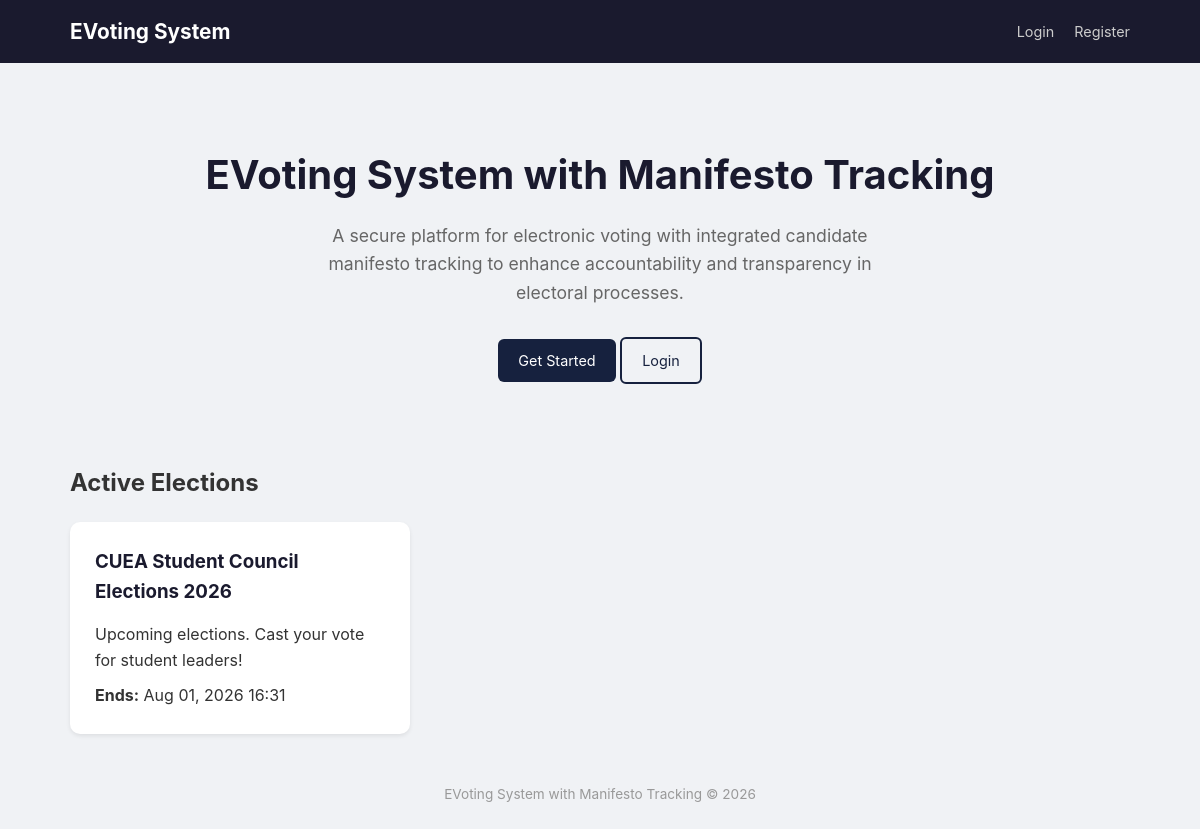
The page / on the database its author committed.
### core/models.py (models this page shows, shortened)
class Election(models.Model):
    title = models.CharField(max_length=200)
    description = models.TextField(blank=True)
    start_date = models.DateTimeField()
    end_date = models.DateTimeField()
    is_active = models.BooleanField(default=False)
    created_at = models.DateTimeField(auto_now_add=True)
    class Meta:
        ordering = ['-created_at']

### core/views.py (the view)
# urls.py: path('', views.home, name='home'),                           # Landing page
def home(request):
    active_elections = Election.objects.filter(is_active=True, end_date__gte=timezone.now())
    return render(request, 'core/home.html', {'elections': active_elections})

### core/templates/core/home.html (shortened to what this page needs)
{% extends "core/base.html" %}
{% block content %}
<div class="hero">
    <h1>EVoting System with Manifesto Tracking</h1>
    <p>A secure platform for electronic voting with integrated candidate manifesto tracking to enhance accountability and transparency in electoral processes.</p>
    {% if user.is_authenticated %}
        <a href="{% url 'dashboard' %}" class="btn">Go to Dashboard</a>
        <a href="{% url 'results' %}" class="btn btn-outline">View Results</a>
    {% else %}
        <a href="{% url 'register' %}" class="btn">Get Started</a>
        <a href="{% url 'login' %}" class="btn btn-outline">Login</a>
    {% endif %}
</div>
{% if elections %}
    <h2 class="mb-20">Active Elections</h2>
    <div class="grid">
        {% for election in elections %}
            <div class="card">
                <h3>{{ election.title }}</h3>
                <p>{{ election.description|truncatewords:30 }}</p>
                <p class="mt-10"><strong>Ends:</strong> {{ election.end_date|date:"M d, Y H:i" }}</p>
            </div>
        {% endfor %}
    </div>
{% else %}
    <div class="card text-center">
        <p>No active elections at the moment.</p>
    </div>
{% endif %}
{% endblock %}

### core/templates/core/base.html (style rules this page uses)
* { margin: 0; padding: 0; box-sizing: border-box; }
body { font-family: -apple-system, BlinkMacSystemFont, 'Segoe UI', Roboto, sans-serif; background: #f0f2f5; color: #333; line-height: 1.6; }
.btn { display: inline-block; padding: 10px 20px; background: #16213e; color: #fff; text-decoration: none; border: none; border-radius: 6px; cursor: pointer; font-size: 0.9rem; }
.btn-outline { background: transparent; border: 2px solid #16213e; color: #16213e; }
.card { background: #fff; border-radius: 10px; padding: 25px; margin-bottom: 20px; box-shadow: 0 2px 4px rgba(0,0,0,0.08); }
.card h3 { margin-bottom: 15px; color: #1a1a2e; }
.grid { display: grid; grid-template-columns: repeat(auto-fill, minmax(300px, 1fr)); gap: 20px; }
.hero { text-align: center; padding: 80px 20px; }
.hero h1 { font-size: 2.5rem; margin-bottom: 15px; color: #1a1a2e; }
.hero p { font-size: 1.1rem; color: #666; margin-bottom: 30px; max-width: 600px; margin-left: auto; margin-right: auto; }
.mt-10 { margin-top: 10px; }
.mb-20 { margin-bottom: 20px; }

### rows shown on the page
Election: title "CUEA Student Council Elections 2026", description "Upcoming elections. Cast your vote for student leaders!", end_date "Aug 01, 2026 16:31"
